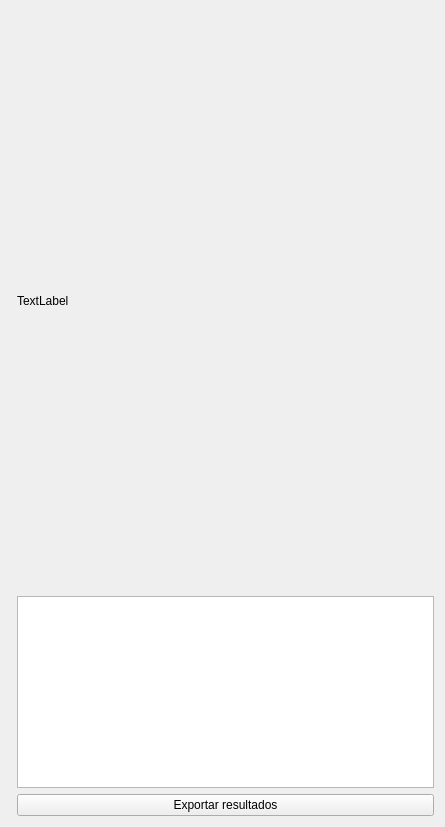
<?xml version="1.0" encoding="UTF-8"?>
<ui version="4.0">
 <class>FerulaResults</class>
 <widget class="QWidget" name="FerulaResults">
  <property name="geometry">
   <rect>
    <x>0</x>
    <y>0</y>
    <width>445</width>
    <height>827</height>
   </rect>
  </property>
  <property name="windowTitle">
   <string>Plane Validator Results</string>
  </property>
  <layout class="QFormLayout" name="formLayout_2">
   <item row="1" column="0">
    <layout class="QVBoxLayout" name="verticalLayout"/>
   </item>
   <item row="1" column="1">
    <widget class="QTableWidget" name="tableWidget">
     <attribute name="horizontalHeaderVisible">
      <bool>false</bool>
     </attribute>
     <attribute name="horizontalHeaderHighlightSections">
      <bool>false</bool>
     </attribute>
     <attribute name="verticalHeaderVisible">
      <bool>false</bool>
     </attribute>
     <attribute name="verticalHeaderHighlightSections">
      <bool>false</bool>
     </attribute>
    </widget>
   </item>
   <item row="0" column="1">
    <widget class="QLabel" name="titulo">
     <property name="text">
      <string>TextLabel</string>
     </property>
    </widget>
   </item>
   <item row="2" column="1">
    <widget class="QPushButton" name="pbExport">
     <property name="text">
      <string>Exportar resultados</string>
     </property>
    </widget>
   </item>
  </layout>
 </widget>
 <layoutdefault spacing="6" margin="11"/>
 <resources/>
 <connections/>
</ui>
